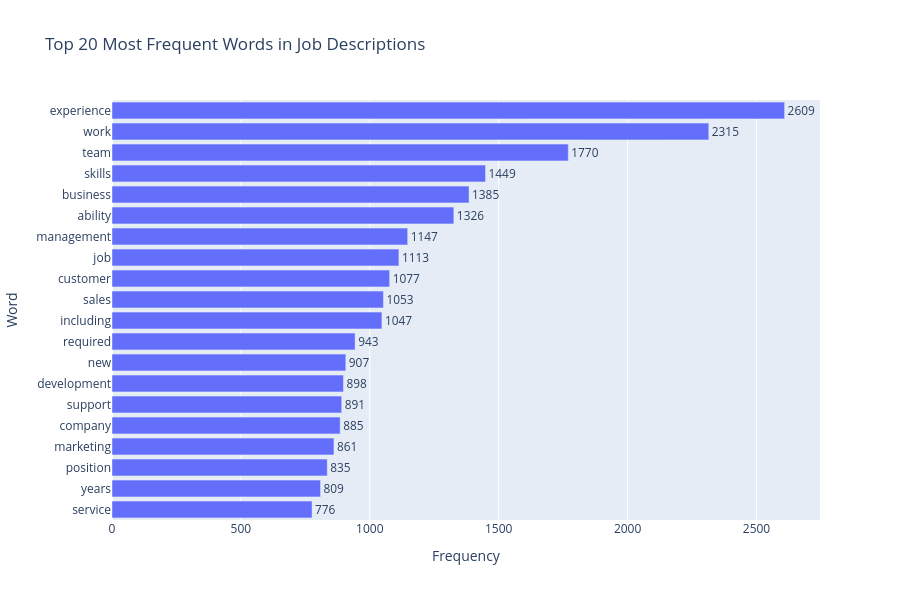

Write notebook code for a chart like this one.
### Code cell
top_words = common.head(20).sort_values("count")

fig = px.bar(
    top_words,
    x="count",
    y="word",
    orientation="h",
    title="Top 20 Most Frequent Words in Job Descriptions",
    labels={
        "count": "Frequency",
        "word": "Word"
    },
    text="count"
)

fig.update_traces(textposition="outside")

fig.update_layout(
    width=900,
    height=600,
    yaxis=dict(categoryorder="total ascending")
)

fig.show()

### Figure 1 — Plotly figure (JSON) as saved in the notebook; plotly's stock layout.template omitted (floating-point values rounded to 4 significant figures)
{"data": [{"hovertemplate": "Frequency=%{text}<br>Word=%{y}<extra></extra>", "legendgroup": "", "marker": {"color": "#636efa", "pattern": {"shape": ""}}, "name": "", "orientation": "h", "showlegend": false, "text": [776.0, 809.0, 835.0, 861.0, 885.0, 891.0, 898.0, 907.0, 943.0, 1047.0, 1053.0, 1077.0, 1113.0, 1147.0, 1326.0, 1385.0, 1449.0, 1770.0, 2315.0, 2609.0], "textposition": "outside", "type": "bar", "x": [776, 809, 835, 861, 885, 891, 898, 907, 943, 1047, 1053, 1077, 1113, 1147, 1326, 1385, 1449, 1770, 2315, 2609], "xaxis": "x", "y": ["service", "years", "position", "marketing", "company", "support", "development", "new", "required", "including", "sales", "customer", "job", "management", "ability", "business", "skills", "team", "work", "experience"], "yaxis": "y"}], "layout": {"barmode": "relative", "height": 600, "legend": {"tracegroupgap": 0}, "title": {"text": "Top 20 Most Frequent Words in Job Descriptions"}, "width": 900, "xaxis": {"anchor": "y", "domain": [0, 1], "title": {"text": "Frequency"}}, "yaxis": {"anchor": "x", "categoryorder": "total ascending", "domain": [0, 1], "title": {"text": "Word"}}}}
